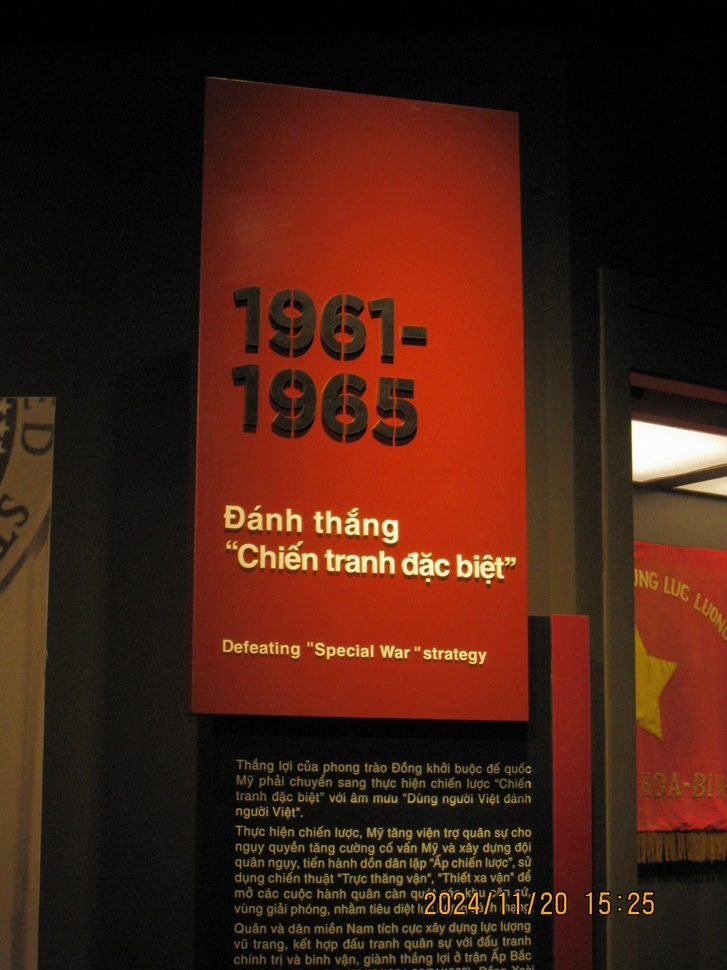
#> input picture img1.JPG, 727 x 970 px, shrunk from 1200 x 1600 before the run, found by its file name
$ python main.py
#> lines starting #> are read from the running program, lines starting #| are printed output that depends on the picture
#contrast stretching
#biến đổi ảnh tăng độ tương phản dark > K < light
#điểm ảnh tối > K < điểm ảnh sáng
#if (dark < k) then dark --
#if (light > k) then light ++

#thresholding
#biến đổi nhị phân
#dark = 0 (min); light = 1 (max) if {dark < K} else 1
#dark = 1 (max); light = 0 (min) if {dark > K} else 0


#bài toán tìm ngưỡng k cho ảnh đầu vào

#some intentity transform functions
# indentity s = r -> biến đổi nhưng không thay đổi gì ->> không thay đổi gì
# negative: s = -r + 255 -> đảo ngược màu sắc ->> đảo ngược màu sắc
# log: s = c * log(1 + r) -> tăng độ tương phản cho ảnh tối ->> tập trung dải giá trị L/4 đến L - 1 trở thành 3L/4 đến L - 1
# gamma: s = c * r^gamma -> tăng độ tương phản cho ảnh sáng ->>
# power: s = c * r^gamma -> tăng độ tương phản cho ảnh sáng ->>
# inverse log: s = c * exp(r) -> tăng độ tương phản cho ảnh sáng
# inverse gamma: s = c * r^(1/gamma) -> tăng độ tương phản cho ảnh sáng
# root: s = c * r^(1/gamma) -> tăng độ tương phản cho ảnh sáng
# histogram equalization/streching: s = c * r^(1/gamma) -> tăng độ tương phản cho ảnh sáng


import cv2 as cv
import numpy as np
import math

img = cv.imread("img1.jpg", cv.IMREAD_GRAYSCALE)
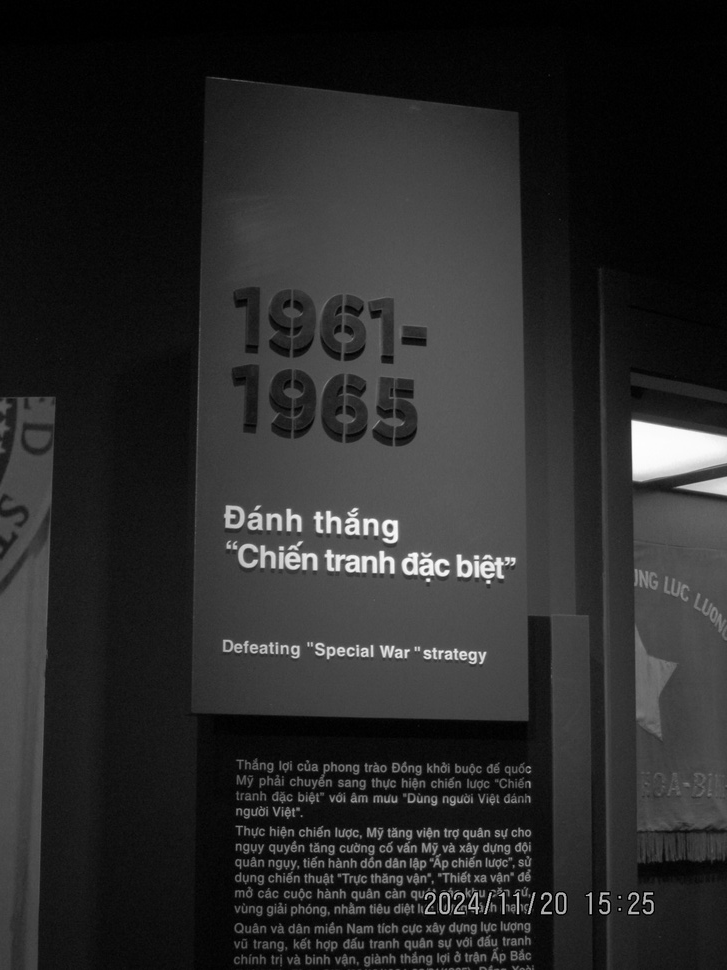
#> img: shape (970, 727); min 0, max 254, mean 41.2

def logTransform(img, c):
#> called with c = 40
    height, width = img.shape[:2]
#> height = 970; width = 727
    result = np.zeros((height, width), dtype=np.uint8)
    for i in range(height):
        for j in range(width):
            pixel = img[i,j]
            newpixel = c * math.log(1 + pixel)
            result[i, j] = np.clip(newpixel, 0, 255)
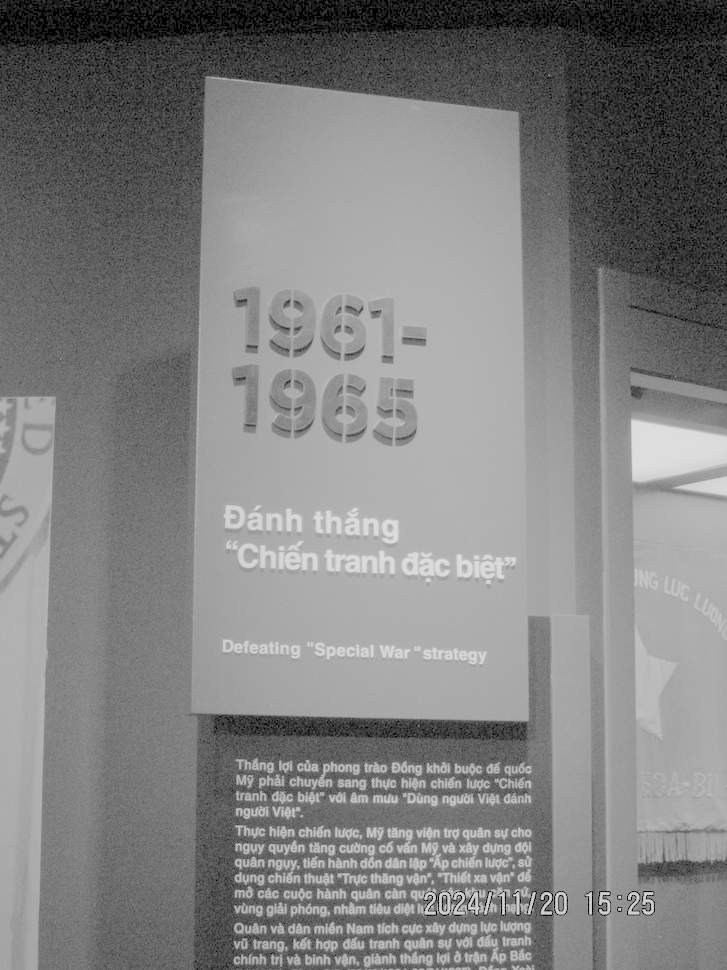
#> result: shape (970, 727); min 0, max 221, mean 128.6
    return result


if img is None:
    print("fail to read")
else:
    print("read successful")
    newimg = logTransform(img, 40)
    cv.imshow("Original img", img)
    cv.imshow("after log transform", newimg)
